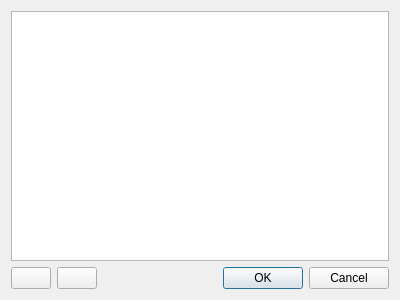
<?xml version="1.0" encoding="UTF-8"?>
<ui version="4.0">
 <class>importDirectoriesDialog</class>
 <widget class="QDialog" name="importDirectoriesDialog">
  <property name="geometry">
   <rect>
    <x>0</x>
    <y>0</y>
    <width>400</width>
    <height>300</height>
   </rect>
  </property>
  <property name="windowTitle">
   <string>Dialog</string>
  </property>
  <layout class="QVBoxLayout" name="verticalLayout">
   <item>
    <widget class="QListWidget" name="directoryListWidget">
     <property name="whatsThis">
      <string>Multiple items may be selected.  Drag and drop to change order.  Ctrl + click: select/deselect individual item.  Shift + click: Select multiple items.</string>
     </property>
     <property name="editTriggers">
      <set>QAbstractItemView::NoEditTriggers</set>
     </property>
     <property name="dragDropMode">
      <enum>QAbstractItemView::InternalMove</enum>
     </property>
     <property name="defaultDropAction">
      <enum>Qt::MoveAction</enum>
     </property>
     <property name="alternatingRowColors">
      <bool>true</bool>
     </property>
     <property name="selectionMode">
      <enum>QAbstractItemView::ExtendedSelection</enum>
     </property>
     <property name="movement">
      <enum>QListView::Free</enum>
     </property>
    </widget>
   </item>
   <item>
    <layout class="QHBoxLayout" name="horizontalLayout">
     <item>
      <widget class="QPushButton" name="deleteItems">
       <property name="text">
        <string/>
       </property>
      </widget>
     </item>
     <item>
      <widget class="QPushButton" name="addItem">
       <property name="text">
        <string/>
       </property>
      </widget>
     </item>
     <item>
      <spacer name="horizontalSpacer">
       <property name="orientation">
        <enum>Qt::Horizontal</enum>
       </property>
       <property name="sizeHint" stdset="0">
        <size>
         <width>40</width>
         <height>20</height>
        </size>
       </property>
      </spacer>
     </item>
     <item>
      <widget class="QDialogButtonBox" name="buttonBox">
       <property name="orientation">
        <enum>Qt::Horizontal</enum>
       </property>
       <property name="standardButtons">
        <set>QDialogButtonBox::Cancel|QDialogButtonBox::Ok</set>
       </property>
      </widget>
     </item>
    </layout>
   </item>
  </layout>
 </widget>
 <resources/>
 <connections>
  <connection>
   <sender>buttonBox</sender>
   <signal>accepted()</signal>
   <receiver>importDirectoriesDialog</receiver>
   <slot>accept()</slot>
   <hints>
    <hint type="sourcelabel">
     <x>248</x>
     <y>254</y>
    </hint>
    <hint type="destinationlabel">
     <x>157</x>
     <y>274</y>
    </hint>
   </hints>
  </connection>
  <connection>
   <sender>buttonBox</sender>
   <signal>rejected()</signal>
   <receiver>importDirectoriesDialog</receiver>
   <slot>reject()</slot>
   <hints>
    <hint type="sourcelabel">
     <x>316</x>
     <y>260</y>
    </hint>
    <hint type="destinationlabel">
     <x>286</x>
     <y>274</y>
    </hint>
   </hints>
  </connection>
 </connections>
</ui>
